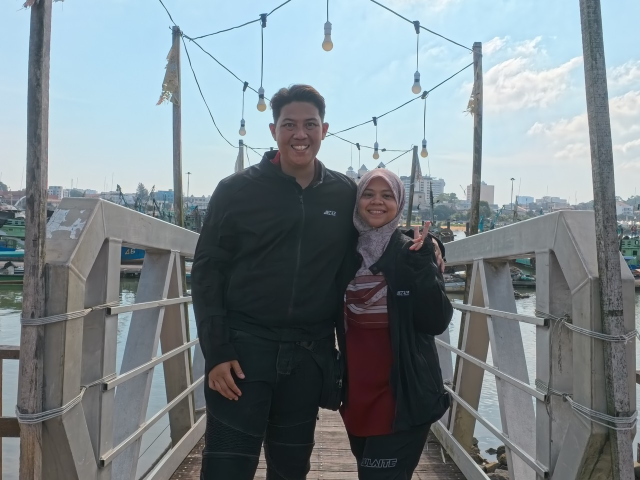
#> input picture anniv-9/assets/cards/20260118_150548_558.jpg, 1280 x 960 px, given as the content of the folder ../assets/cards/20260118_150548_558.jpg, which was not available (shown at 1/2 size)
$ python prep_photos.py ../assets/cards/20260118_150548_558.jpg ../assets/cards/IMG_20250607_120505.jpg
#> lines starting #> are read from the running program, lines starting #| are printed output that depends on the picture
"""Prepare polaroid windows (3:4 portrait or 4:3 landscape) and blurred full-frame backgrounds."""
import sys, os, glob, json
from PIL import Image, ImageOps, ImageFilter, ImageEnhance
RAW, OUT = sys.argv[1], sys.argv[2]
# vertical anchor (0 top .. 1 bottom) for 9:16 sources so faces stay in the 3:4 window
ANCHOR = {"IMG_20250607_120505": 0.72, "IMG_20250629_153305": 0.70, "IMG_20250714_081028": 0.80,
          "IMG_20250810_082150": 0.55, "IMG_20250712_133729": 0.5}
def key(f): return os.path.basename(f).replace("IMG_", "")
meta = []
for f in sorted(glob.glob(os.path.join(RAW, "*.jpg")), key=key):
    name = os.path.splitext(os.path.basename(f))[0]
    im = ImageOps.exif_transpose(Image.open(f)).convert("RGB")
#> im is the input picture: PIL image 1280x960 RGB; mean R, G, B 123.8, 134.8, 140.1
    land = im.width > im.height
#> land = True
    W, H = (1280, 960) if land else (1200, 1600)
#> W = 1280; H = 960
    s = max(W / im.width, H / im.height); r = im.resize((round(im.width * s), round(im.height * s)), Image.LANCZOS)
#> after `s = max(W / im.width, H / im.height)`: s = 1
    a = ANCHOR.get(name, 0.5)
    l = (r.width - W) // 2; t = int((r.height - H) * a)
#> after `l = (r.width - W) // 2`: l = 0
#> after `t = int((r.height - H) * a)`: t = 0
    r.crop((l, t, l + W, t + H)).save(f"{OUT}/cards/{name}.jpg", quality=90)
    # blurred background
    s2 = max(1080 / im.width, 1920 / im.height); b = im.resize((round(im.width * s2), round(im.height * s2)), Image.LANCZOS)
#> after `s2 = max(1080 / im.width, 1920 / im.height)`: s2 = 2
    l2, t2 = (b.width - 1080) // 2, (b.height - 1920) // 2
#> l2 = 740; t2 = 0
    b = b.crop((l2, t2, l2 + 1080, t2 + 1920)).resize((270, 480)).filter(ImageFilter.GaussianBlur(10)).resize((1080, 1920), Image.BICUBIC)
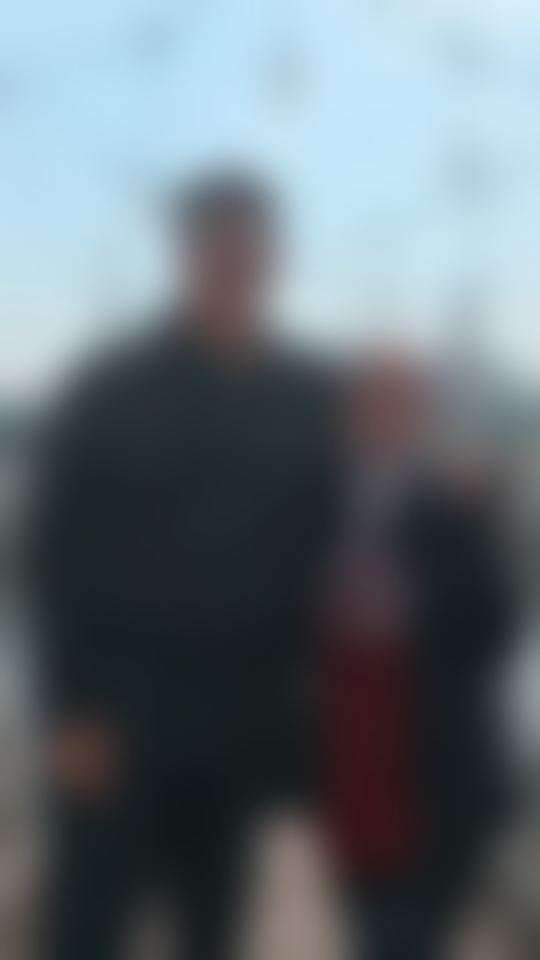
#> b: PIL image 1080x1920 RGB (shown at 1/2 size); mean R, G, B 99.5, 111.1, 117.3
    b = ImageEnhance.Brightness(ImageEnhance.Color(b).enhance(0.8)).enhance(0.55)
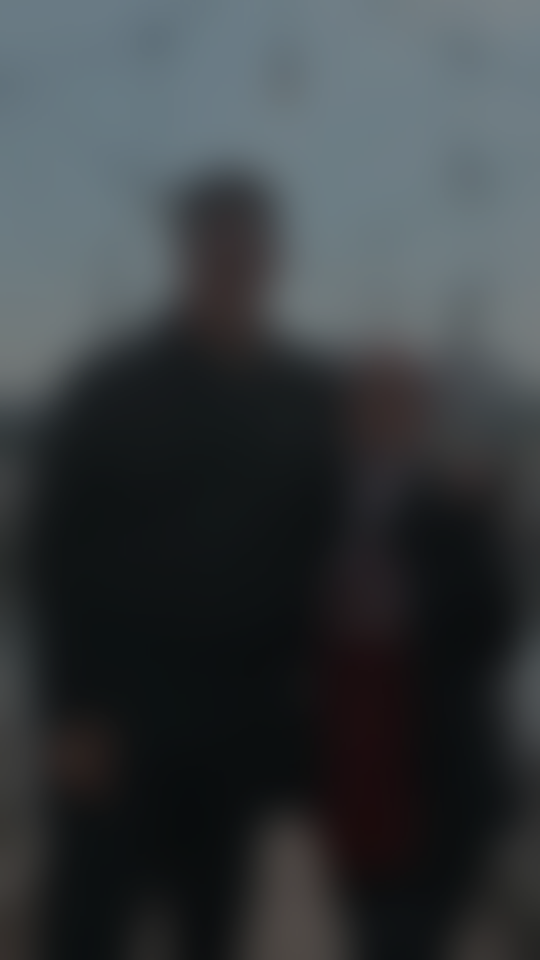
#> b: PIL image 1080x1920 RGB (shown at 1/2 size); mean R, G, B 55, 60.1, 62.9
    b.save(f"{OUT}/bg/{name}.jpg", quality=85)
    d = name.replace("IMG_", "")[:8]
    meta.append({"name": name, "land": land, "date": d})
    print(name, "land" if land else "port")
#| 20260118_150548_558 land
# full-bleed hook image (9:16)
h = ImageOps.exif_transpose(Image.open(os.path.join(RAW, "IMG_20250712_133729.jpg"))).convert("RGB").resize((1080, 1920), Image.LANCZOS)
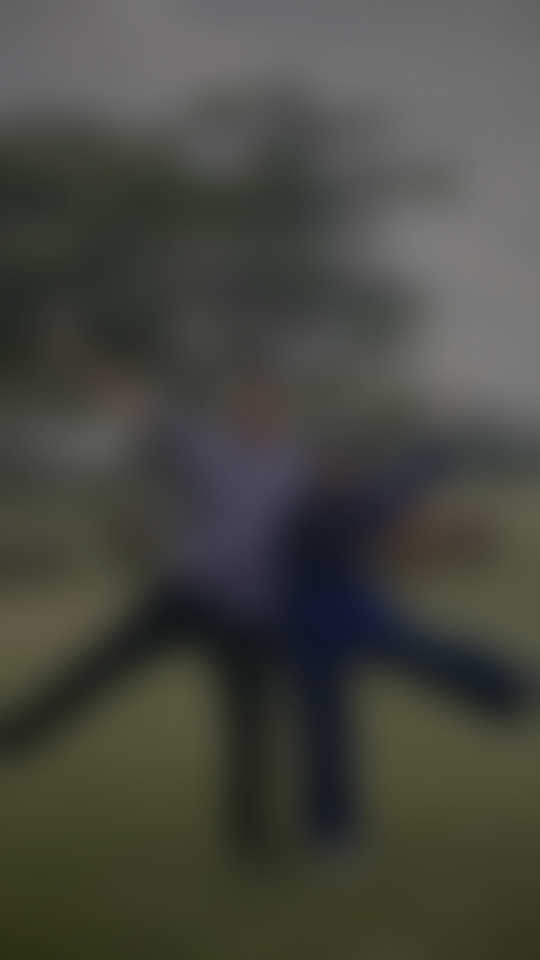
#> input picture anniv-9/assets/bg/IMG_20250712_133729.jpg, 1080 x 1920 px, given as the content of the folder ../assets/cards/20260118_150548_558.jpg, which was not available (shown at 1/2 size)
#> h is the input picture: PIL image 1080x1920 RGB; mean R, G, B 70.8, 71.4, 64.2
h.save(f"{OUT}/cards/hook.jpg", quality=92)
json.dump(meta, open(f"{OUT}/photos.json", "w"), indent=1)
